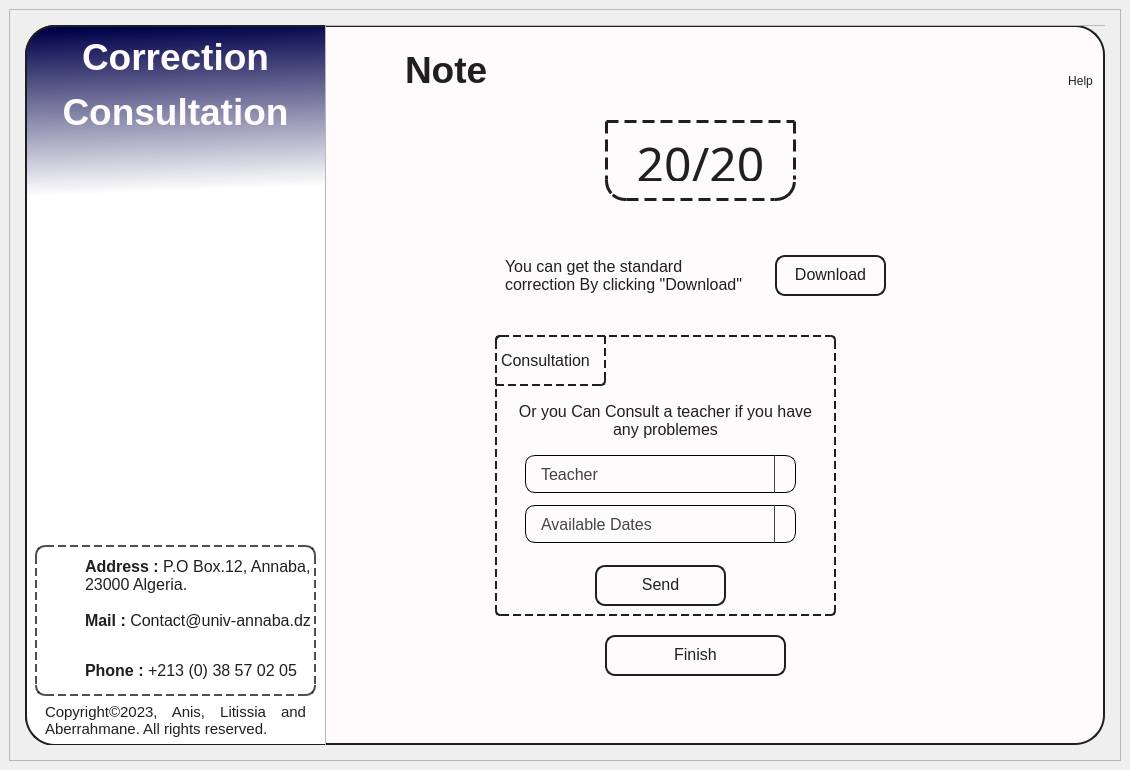
<?xml version="1.0" encoding="UTF-8"?>
<ui version="4.0">
 <class>Note_Consult</class>
 <widget class="QMainWindow" name="Note_Consult">
  <property name="geometry">
   <rect>
    <x>0</x>
    <y>0</y>
    <width>1130</width>
    <height>770</height>
   </rect>
  </property>
  <property name="windowTitle">
   <string>UBMA Exam Application Correction and Consultation</string>
  </property>
  <property name="styleSheet">
   <string notr="true">#centralwidget{
	background: transparent;
}

#container{
	background: #FFFAFB;
	border: 2px solid #1F1F1F;
	border-radius: 30px;
}

#sideLine{
	border: 2px dashed #424c78;
	border-style: none none none dashed
}
#left{
	background-color:qlineargradient(spread:pad, x1:0.49, y1:0, x2:0.505, y2:1, stop:0 rgba(0, 0, 74, 255), stop:0.230392 rgba(255, 255, 255, 255));
border-top-left-radius: 30px;
border-bottom-left-radius: 30px;
border-right: 1px solid #424c78;
border-left: 2px solid #1F1F1F;
border-top: 2px solid #1F1F1F;
border-bottom: 2px solid #1F1F1F;
}
#left QLabel{
	color: #1F1F1F;
}
#left #welcome{
	color: #FFFAFB;
}
#left #infoContainer{
	border: 2px dashed rgba(31, 31, 31,200);
	border-radius: 10px;
}

#left #infoContiner QLabel{
	color: rgba(31, 31, 31,200);
}

#Title {
	color: #1F1F1F;
}
#noteFrame{
	border: 03px dashed #1F1F1F;
	border-bottom-left-radius:20px;
	border-bottom-right-radius: 20px;
}
#right * {
	color: #1F1F1F;
}
#consultationFrame{
	border: 2px dashed #1F1F1F;
	border-radius: 5px;
}
#consultTitle{
	border: 2px dashed #1F1F1F;
	border-top-left-radius: 5px;
	border-bottom-right-radius: 5px;
}
</string>
  </property>
  <widget class="QWidget" name="centralwidget">
   <layout class="QHBoxLayout" name="horizontalLayout">
    <item>
     <widget class="QFrame" name="body">
      <property name="frameShape">
       <enum>QFrame::StyledPanel</enum>
      </property>
      <property name="frameShadow">
       <enum>QFrame::Raised</enum>
      </property>
      <layout class="QGridLayout" name="gridLayout">
       <item row="0" column="1">
        <spacer name="verticalSpacer_2">
         <property name="orientation">
          <enum>Qt::Vertical</enum>
         </property>
         <property name="sizeHint" stdset="0">
          <size>
           <width>20</width>
           <height>40</height>
          </size>
         </property>
        </spacer>
       </item>
       <item row="2" column="1">
        <spacer name="verticalSpacer">
         <property name="orientation">
          <enum>Qt::Vertical</enum>
         </property>
         <property name="sizeHint" stdset="0">
          <size>
           <width>20</width>
           <height>40</height>
          </size>
         </property>
        </spacer>
       </item>
       <item row="1" column="2">
        <spacer name="horizontalSpacer_2">
         <property name="orientation">
          <enum>Qt::Horizontal</enum>
         </property>
         <property name="sizeHint" stdset="0">
          <size>
           <width>40</width>
           <height>20</height>
          </size>
         </property>
        </spacer>
       </item>
       <item row="1" column="0">
        <spacer name="horizontalSpacer">
         <property name="orientation">
          <enum>Qt::Horizontal</enum>
         </property>
         <property name="sizeHint" stdset="0">
          <size>
           <width>40</width>
           <height>20</height>
          </size>
         </property>
        </spacer>
       </item>
       <item row="1" column="1">
        <widget class="QFrame" name="container">
         <property name="minimumSize">
          <size>
           <width>1080</width>
           <height>720</height>
          </size>
         </property>
         <property name="maximumSize">
          <size>
           <width>1080</width>
           <height>720</height>
          </size>
         </property>
         <property name="frameShape">
          <enum>QFrame::StyledPanel</enum>
         </property>
         <property name="frameShadow">
          <enum>QFrame::Raised</enum>
         </property>
         <widget class="QFrame" name="left">
          <property name="geometry">
           <rect>
            <x>0</x>
            <y>0</y>
            <width>301</width>
            <height>721</height>
           </rect>
          </property>
          <property name="frameShape">
           <enum>QFrame::StyledPanel</enum>
          </property>
          <property name="frameShadow">
           <enum>QFrame::Raised</enum>
          </property>
          <widget class="QLabel" name="welcome">
           <property name="geometry">
            <rect>
             <x>0</x>
             <y>10</y>
             <width>301</width>
             <height>101</height>
            </rect>
           </property>
           <property name="font">
            <font>
             <family>Ubuntu</family>
             <pointsize>28</pointsize>
            </font>
           </property>
           <property name="text">
            <string>&lt;html&gt;&lt;head/&gt;&lt;body&gt;&lt;p align=&quot;center&quot;&gt;&lt;span style=&quot; font-weight:600;&quot;&gt;Correction&lt;/span&gt;&lt;/p&gt;&lt;p align=&quot;center&quot;&gt;&lt;span style=&quot; font-weight:600;&quot;&gt;Consultation&lt;/span&gt;&lt;/p&gt;&lt;/body&gt;&lt;/html&gt;</string>
           </property>
          </widget>
          <widget class="QFrame" name="infoContainer">
           <property name="geometry">
            <rect>
             <x>10</x>
             <y>520</y>
             <width>281</width>
             <height>151</height>
            </rect>
           </property>
           <property name="frameShape">
            <enum>QFrame::StyledPanel</enum>
           </property>
           <property name="frameShadow">
            <enum>QFrame::Raised</enum>
           </property>
           <widget class="QLabel" name="map_icon">
            <property name="geometry">
             <rect>
              <x>10</x>
              <y>10</y>
              <width>31</width>
              <height>31</height>
             </rect>
            </property>
            <property name="text">
             <string/>
            </property>
            <property name="pixmap">
             <pixmap>../FINAL_IHM_Assets/map-pin.svg</pixmap>
            </property>
            <property name="scaledContents">
             <bool>true</bool>
            </property>
           </widget>
           <widget class="QLabel" name="adrs">
            <property name="geometry">
             <rect>
              <x>50</x>
              <y>10</y>
              <width>231</width>
              <height>41</height>
             </rect>
            </property>
            <property name="font">
             <font>
              <family>Ubuntu</family>
             </font>
            </property>
            <property name="text">
             <string>&lt;html&gt;&lt;head/&gt;&lt;body&gt;&lt;p&gt;&lt;span style=&quot; font-size:12pt; font-weight:600;&quot;&gt;Address :&lt;/span&gt;&lt;span style=&quot; font-size:12pt;&quot;&gt; P.O Box.12, Annaba, 23000 Algeria.&lt;/span&gt;&lt;/p&gt;&lt;/body&gt;&lt;/html&gt;</string>
            </property>
            <property name="wordWrap">
             <bool>true</bool>
            </property>
           </widget>
           <widget class="QLabel" name="email">
            <property name="geometry">
             <rect>
              <x>50</x>
              <y>60</y>
              <width>231</width>
              <height>31</height>
             </rect>
            </property>
            <property name="font">
             <font>
              <family>Ubuntu</family>
             </font>
            </property>
            <property name="text">
             <string>&lt;html&gt;&lt;head/&gt;&lt;body&gt;&lt;p&gt;&lt;span style=&quot; font-size:12pt; font-weight:600;&quot;&gt;Mail :&lt;/span&gt;&lt;span style=&quot; font-size:12pt;&quot;&gt; Contact@univ-annaba.dz&lt;/span&gt;&lt;/p&gt;&lt;/body&gt;&lt;/html&gt;</string>
            </property>
           </widget>
           <widget class="QLabel" name="phone">
            <property name="geometry">
             <rect>
              <x>50</x>
              <y>110</y>
              <width>231</width>
              <height>31</height>
             </rect>
            </property>
            <property name="font">
             <font>
              <family>Ubuntu</family>
             </font>
            </property>
            <property name="text">
             <string>&lt;html&gt;&lt;head/&gt;&lt;body&gt;&lt;p&gt;&lt;span style=&quot; font-size:12pt; font-weight:600;&quot;&gt;Phone :&lt;/span&gt;&lt;span style=&quot; font-size:12pt;&quot;&gt; +213 (0) 38 57 02 05&lt;/span&gt;&lt;/p&gt;&lt;/body&gt;&lt;/html&gt;</string>
            </property>
           </widget>
           <widget class="QLabel" name="email_icon">
            <property name="geometry">
             <rect>
              <x>10</x>
              <y>60</y>
              <width>31</width>
              <height>31</height>
             </rect>
            </property>
            <property name="text">
             <string/>
            </property>
            <property name="pixmap">
             <pixmap>../FINAL_IHM_Assets/mail.svg</pixmap>
            </property>
            <property name="scaledContents">
             <bool>true</bool>
            </property>
           </widget>
           <widget class="QLabel" name="phone_icon">
            <property name="geometry">
             <rect>
              <x>10</x>
              <y>110</y>
              <width>31</width>
              <height>31</height>
             </rect>
            </property>
            <property name="text">
             <string/>
            </property>
            <property name="pixmap">
             <pixmap>../FINAL_IHM_Assets/phone.svg</pixmap>
            </property>
            <property name="scaledContents">
             <bool>true</bool>
            </property>
           </widget>
          </widget>
          <widget class="QLabel" name="LOGO">
           <property name="geometry">
            <rect>
             <x>-10</x>
             <y>240</y>
             <width>311</width>
             <height>181</height>
            </rect>
           </property>
           <property name="text">
            <string/>
           </property>
           <property name="pixmap">
            <pixmap>../FINAL_IHM_Assets/Logo@2x.png</pixmap>
           </property>
           <property name="scaledContents">
            <bool>true</bool>
           </property>
          </widget>
          <widget class="QLabel" name="email_2">
           <property name="geometry">
            <rect>
             <x>20</x>
             <y>670</y>
             <width>261</width>
             <height>51</height>
            </rect>
           </property>
           <property name="font">
            <font>
             <family>Ubuntu</family>
            </font>
           </property>
           <property name="text">
            <string>&lt;html&gt;&lt;head/&gt;&lt;body&gt;&lt;p align=&quot;justify&quot;&gt;&lt;span style=&quot; font-size:11pt;&quot;&gt;Copyright©2023, Anis, Litissia and Aberrahmane. All rights reserved.&lt;/span&gt;&lt;/p&gt;&lt;/body&gt;&lt;/html&gt;</string>
           </property>
           <property name="wordWrap">
            <bool>true</bool>
           </property>
          </widget>
         </widget>
         <widget class="QFrame" name="right">
          <property name="geometry">
           <rect>
            <x>300</x>
            <y>0</y>
            <width>781</width>
            <height>721</height>
           </rect>
          </property>
          <property name="frameShape">
           <enum>QFrame::StyledPanel</enum>
          </property>
          <property name="frameShadow">
           <enum>QFrame::Raised</enum>
          </property>
          <widget class="QLabel" name="label_13">
           <property name="geometry">
            <rect>
             <x>180</x>
             <y>220</y>
             <width>251</width>
             <height>61</height>
            </rect>
           </property>
           <property name="font">
            <font>
             <family>Ubuntu</family>
             <pointsize>12</pointsize>
            </font>
           </property>
           <property name="text">
            <string>You can get the standard correction By clicking &quot;Download&quot;</string>
           </property>
           <property name="wordWrap">
            <bool>true</bool>
           </property>
          </widget>
          <widget class="QPushButton" name="corectionBtn">
           <property name="geometry">
            <rect>
             <x>450</x>
             <y>230</y>
             <width>111</width>
             <height>41</height>
            </rect>
           </property>
           <property name="font">
            <font>
             <family>Ubuntu</family>
             <pointsize>12</pointsize>
            </font>
           </property>
           <property name="cursor">
            <cursorShape>PointingHandCursor</cursorShape>
           </property>
           <property name="styleSheet">
            <string notr="true">QPushButton {
	border-radius:10px;
	background-color:transparent;
	border: 2px solid #1F1F1F;
	color: #1F1F1F;
	padding-bottom: 2px; /* space */
}

QPushButton:hover{
	background-color: #1F1F1F; 
	border: none;
	color: #FFFAFB;
}
QPushButton::pressed{
	background-color: #2B2C28; 
	border: none;
	color: #FFFAFB;
}</string>
           </property>
           <property name="text">
            <string>Download</string>
           </property>
          </widget>
          <widget class="QPushButton" name="finBtn">
           <property name="geometry">
            <rect>
             <x>280</x>
             <y>610</y>
             <width>181</width>
             <height>41</height>
            </rect>
           </property>
           <property name="font">
            <font>
             <family>Ubuntu</family>
             <pointsize>12</pointsize>
            </font>
           </property>
           <property name="cursor">
            <cursorShape>PointingHandCursor</cursorShape>
           </property>
           <property name="styleSheet">
            <string notr="true">QPushButton {
	border-radius:10px;
	background-color:transparent;
	border: 2px solid #1F1F1F;
	color: #1F1F1F;
	padding-bottom: 2px; /* space */
}

QPushButton:hover{
	background-color: #1F1F1F; 
	border: none;
	color: #FFFAFB;
}
QPushButton::pressed{
	background-color: #2B2C28; 
	border: none;
	color: #FFFAFB;
}</string>
           </property>
           <property name="text">
            <string>Finish</string>
           </property>
          </widget>
          <widget class="QLabel" name="label">
           <property name="geometry">
            <rect>
             <x>20</x>
             <y>20</y>
             <width>51</width>
             <height>51</height>
            </rect>
           </property>
           <property name="text">
            <string/>
           </property>
           <property name="pixmap">
            <pixmap>../FINAL_IHM_Assets/mp_iArtboard 5.png</pixmap>
           </property>
           <property name="scaledContents">
            <bool>true</bool>
           </property>
          </widget>
          <widget class="QLabel" name="label_2">
           <property name="geometry">
            <rect>
             <x>90</x>
             <y>-20</y>
             <width>661</width>
             <height>841</height>
            </rect>
           </property>
           <property name="text">
            <string/>
           </property>
           <property name="pixmap">
            <pixmap>../FINAL_IHM_Assets/mp_iiArtboard 3.png</pixmap>
           </property>
           <property name="scaledContents">
            <bool>true</bool>
           </property>
          </widget>
          <widget class="QLabel" name="Title">
           <property name="geometry">
            <rect>
             <x>80</x>
             <y>10</y>
             <width>101</width>
             <height>71</height>
            </rect>
           </property>
           <property name="font">
            <font>
             <family>Ubuntu</family>
             <pointsize>28</pointsize>
            </font>
           </property>
           <property name="text">
            <string>&lt;html&gt;&lt;head/&gt;&lt;body&gt;&lt;p&gt;&lt;span style=&quot; font-weight:600;&quot;&gt;Note&lt;/span&gt;&lt;/p&gt;&lt;/body&gt;&lt;/html&gt;</string>
           </property>
          </widget>
          <widget class="QFrame" name="noteFrame">
           <property name="geometry">
            <rect>
             <x>280</x>
             <y>95</y>
             <width>191</width>
             <height>81</height>
            </rect>
           </property>
           <property name="frameShape">
            <enum>QFrame::StyledPanel</enum>
           </property>
           <property name="frameShadow">
            <enum>QFrame::Raised</enum>
           </property>
           <widget class="QLabel" name="note">
            <property name="geometry">
             <rect>
              <x>20</x>
              <y>10</y>
              <width>151</width>
              <height>51</height>
             </rect>
            </property>
            <property name="font">
             <font>
              <family>Ubuntu Medium</family>
              <pointsize>36</pointsize>
              <weight>50</weight>
              <italic>false</italic>
              <bold>false</bold>
             </font>
            </property>
            <property name="text">
             <string>&lt;html&gt;&lt;head/&gt;&lt;body&gt;&lt;p align=&quot;center&quot;&gt;20/20&lt;/p&gt;&lt;/body&gt;&lt;/html&gt;</string>
            </property>
           </widget>
          </widget>
          <widget class="QFrame" name="consultationFrame">
           <property name="geometry">
            <rect>
             <x>170</x>
             <y>310</y>
             <width>341</width>
             <height>281</height>
            </rect>
           </property>
           <property name="frameShape">
            <enum>QFrame::StyledPanel</enum>
           </property>
           <property name="frameShadow">
            <enum>QFrame::Raised</enum>
           </property>
           <widget class="QLabel" name="label_15">
            <property name="geometry">
             <rect>
              <x>10</x>
              <y>60</y>
              <width>321</width>
              <height>51</height>
             </rect>
            </property>
            <property name="font">
             <font>
              <family>Ubuntu</family>
              <pointsize>12</pointsize>
             </font>
            </property>
            <property name="text">
             <string>&lt;html&gt;&lt;head/&gt;&lt;body&gt;&lt;p align=&quot;center&quot;&gt;&lt;span style=&quot; font-size:12pt;&quot;&gt;Or you Can Consult a teacher if you have any problemes&lt;/span&gt;&lt;/p&gt;&lt;/body&gt;&lt;/html&gt;</string>
            </property>
            <property name="wordWrap">
             <bool>true</bool>
            </property>
           </widget>
           <widget class="QComboBox" name="comboBox">
            <property name="geometry">
             <rect>
              <x>30</x>
              <y>120</y>
              <width>271</width>
              <height>38</height>
             </rect>
            </property>
            <property name="font">
             <font>
              <family>Ubuntu</family>
              <pointsize>12</pointsize>
             </font>
            </property>
            <property name="cursor">
             <cursorShape>PointingHandCursor</cursorShape>
            </property>
            <property name="styleSheet">
             <string notr="true">QComboBox {
  margin-top: 20vh;
  min-width: 12em;
  min-height: 2em;
  max-height: 2em;
  text-align: left;
  white-space: nowrap;
  color: #444;
  outline: none;
  border: 1px solid #000;
  border-radius: 10px;
  background-color: rgba(255, 255, 255, 0.25);
  selection-background-color: #def;
	padding: 5px 15px;
}

QComboBox::drop-down {
  width: 20px;
  border-left: 1px solid #444;
  subcontrol-origin: padding;
  subcontrol-position: center right;
  height: 100%;
}

QComboBox::down-arrow {
  width: 0;
  height: 0;
  border: 0.3em solid #444;
  border-color: #444 transparent transparent transparent;
}

QComboBox:hover, QComboBox:open {
  border-radius: 10px;
}

QComboBox:open {
  border: 1px solid #000;
  background: #fff;
  max-height: 15em;
}

QComboBox QAbstractItemView {
  background-color: #fff;
  color: #444;
  border: none;
}

QComboBox QAbstractItemView::item {
  padding: 12px;
  font-size: 14px;
  line-height: 2em;
}

QComboBox QAbstractItemView::item:hover {
  background-color: rgba(255, 255, 255, 0.2);
}

QComboBox QAbstractItemView::item:selected {
  background-color: rgba(255, 255, 255, 0.4);
}

QComboBox:open::down-arrow {
  top: 0.55em;
}
</string>
            </property>
            <property name="iconSize">
             <size>
              <width>16</width>
              <height>16</height>
             </size>
            </property>
            <item>
             <property name="text">
              <string>Teacher</string>
             </property>
            </item>
            <item>
             <property name="text">
              <string>Debbah Amina</string>
             </property>
            </item>
            <item>
             <property name="text">
              <string>Kahya Souad</string>
             </property>
            </item>
           </widget>
           <widget class="QComboBox" name="comboBox_2">
            <property name="geometry">
             <rect>
              <x>30</x>
              <y>170</y>
              <width>271</width>
              <height>38</height>
             </rect>
            </property>
            <property name="font">
             <font>
              <family>Ubuntu</family>
              <pointsize>12</pointsize>
             </font>
            </property>
            <property name="cursor">
             <cursorShape>PointingHandCursor</cursorShape>
            </property>
            <property name="styleSheet">
             <string notr="true">QComboBox {
  margin-top: 20vh;
  min-width: 12em;
  min-height: 2em;
  max-height: 2em;
  text-align: left;
  white-space: nowrap;
  color: #444;
  outline: none;
  border: 1px solid #000;
  border-radius: 10px;
  background-color: rgba(255, 255, 255, 0.25);
  selection-background-color: #def;
padding: 5px 15px;
}

QComboBox::drop-down {
  width: 20px;
  border-left: 1px solid #444;
  subcontrol-origin: padding;
  subcontrol-position: center right;
  height: 100%;
}

QComboBox::down-arrow {
  width: 0;
  height: 0;
  border: 0.3em solid #444;
  border-color: #444 transparent transparent transparent;
}

QComboBox:hover, QComboBox:open {
  border-radius: 10px;
}

QComboBox:open {
  border: 1px solid #000;
  background: #fff;
  max-height: 15em;
}

QComboBox QAbstractItemView {
  background-color: #fff;
  color: #444;
  border: none;
}

QComboBox QAbstractItemView::item {
  padding: 12px;
  font-size: 14px;
  line-height: 2em;
}

QComboBox QAbstractItemView::item:hover {
  background-color: rgba(255, 255, 255, 0.2);
}

QComboBox QAbstractItemView::item:selected {
  background-color: rgba(255, 255, 255, 0.4);
}

QComboBox:open::down-arrow {
  top: 0.55em;
}
</string>
            </property>
            <item>
             <property name="text">
              <string>Available Dates</string>
             </property>
            </item>
            <item>
             <property name="text">
              <string>2024/01/27 14:30</string>
             </property>
            </item>
           </widget>
           <widget class="QPushButton" name="sendConsultBtn">
            <property name="geometry">
             <rect>
              <x>100</x>
              <y>230</y>
              <width>131</width>
              <height>41</height>
             </rect>
            </property>
            <property name="font">
             <font>
              <family>Ubuntu</family>
              <pointsize>12</pointsize>
             </font>
            </property>
            <property name="cursor">
             <cursorShape>PointingHandCursor</cursorShape>
            </property>
            <property name="styleSheet">
             <string notr="true">QPushButton {
	border-radius:10px;
	background-color:transparent;
	border: 2px solid #1F1F1F;
	color: #1F1F1F;
	padding-bottom: 2px; /* space */
}

QPushButton:hover{
	background-color: #1F1F1F; 
	border: none;
	color: #FFFAFB;
}
QPushButton::pressed{
	background-color: #2B2C28; 
	border: none;
	color: #FFFAFB;
}</string>
            </property>
            <property name="text">
             <string>Send</string>
            </property>
           </widget>
           <widget class="QLabel" name="consultTitle">
            <property name="geometry">
             <rect>
              <x>0</x>
              <y>0</y>
              <width>111</width>
              <height>51</height>
             </rect>
            </property>
            <property name="font">
             <font>
              <family>Ubuntu</family>
              <pointsize>12</pointsize>
             </font>
            </property>
            <property name="text">
             <string>Consultation</string>
            </property>
           </widget>
          </widget>
          <widget class="QToolButton" name="closeBtn">
           <property name="geometry">
            <rect>
             <x>740</x>
             <y>10</y>
             <width>31</width>
             <height>31</height>
            </rect>
           </property>
           <property name="styleSheet">
            <string notr="true">background: #FFFAFB;
border: none;
border-radius: 15px;</string>
           </property>
           <property name="text">
            <string/>
           </property>
           <property name="icon">
            <iconset>
             <normaloff>../FINAL_IHM_Assets/x.svg</normaloff>../FINAL_IHM_Assets/x.svg</iconset>
           </property>
           <property name="iconSize">
            <size>
             <width>31</width>
             <height>31</height>
            </size>
           </property>
          </widget>
          <widget class="QToolButton" name="helpBtn">
           <property name="geometry">
            <rect>
             <x>740</x>
             <y>40</y>
             <width>31</width>
             <height>31</height>
            </rect>
           </property>
           <property name="cursor">
            <cursorShape>PointingHandCursor</cursorShape>
           </property>
           <property name="styleSheet">
            <string notr="true">background: transparent;
border: none;
border-radius: 15px;</string>
           </property>
           <property name="text">
            <string>Help</string>
           </property>
           <property name="icon">
            <iconset>
             <normaloff>../FINAL_IHM_Assets/help-circle.svg</normaloff>../FINAL_IHM_Assets/help-circle.svg</iconset>
           </property>
           <property name="iconSize">
            <size>
             <width>25</width>
             <height>25</height>
            </size>
           </property>
          </widget>
          <zorder>label_2</zorder>
          <zorder>label_13</zorder>
          <zorder>corectionBtn</zorder>
          <zorder>finBtn</zorder>
          <zorder>label</zorder>
          <zorder>Title</zorder>
          <zorder>noteFrame</zorder>
          <zorder>consultationFrame</zorder>
          <zorder>closeBtn</zorder>
          <zorder>helpBtn</zorder>
         </widget>
        </widget>
       </item>
      </layout>
     </widget>
    </item>
   </layout>
  </widget>
 </widget>
 <resources/>
 <connections/>
</ui>
